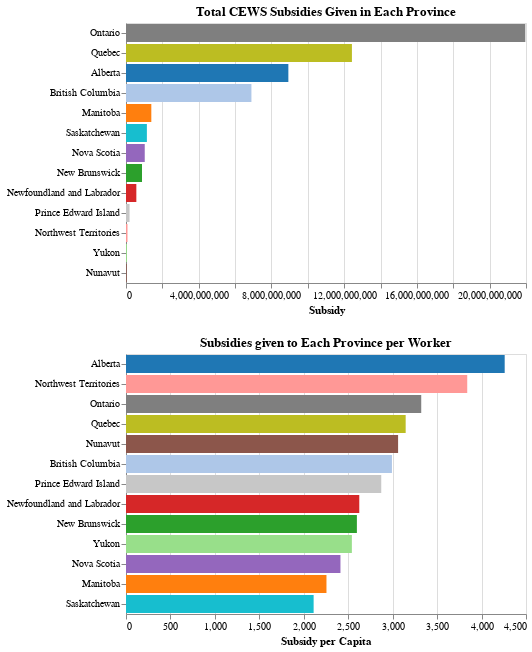

Notebook source saved alongside this figure:
### Code cell
temp = cews.query("GeoAggregation == 'Province'and IndustryAggregation == 'All industries'").\
    groupby(["Region", "Province"]).sum().reset_index()

# Whenever we do this sum aggregation, TotalEmployees is multiplied by 8 (number of claim periods) 
temp["TotalEmployees"] = temp["TotalEmployees"] / 8
temp["Subsidy per Capita"] = temp["Subsidy"] / temp["TotalEmployees"]

fig2 = alt.Chart(temp, title = "Subsidies given to Each Province per Worker").mark_bar().encode(
    color = alt.Color("Province", scale = alt.Scale(domain = list(provColors["Province"]), range = list(provColors["Color"])), legend = None),
    x = alt.X("Subsidy per Capita"),
    y = alt.Y("Region", sort = '-x', title = None)
)
fig1 & fig2

### Figure 1 — Vega-Lite specification as saved in the notebook (floating-point values rounded to 4 significant figures)
{"config": {"view": {"continuousWidth": 400, "continuousHeight": 300}}, "vconcat": [{"data": {"name": "data-89d30f90b99169dd2910012b554cb3e2"}, "mark": "bar", "encoding": {"color": {"type": "nominal", "field": "Region", "legend": null, "scale": {"domain": ["Alberta", "British Columbia", "Manitoba", "New Brunswick", "Newfoundland and Labrador", "Northwest Territories", "Nova Scotia", "Nunavut", "Ontario", "Prince Edward Island", "Quebec", "Saskatchewan", "Yukon"], "range": ["#1f77b4", "#aec7e8", "#ff7f0e", "#2ca02c", "#d62728", "#ff9896", "#9467bd", "#8c564b", "#7f7f7f", "#c7c7c7", "#bcbd22", "#17becf", "#98df8a"]}}, "x": {"type": "quantitative", "field": "Subsidy"}, "y": {"type": "nominal", "field": "Region", "sort": "-x", "title": null}}, "title": "Total CEWS Subsidies Given in Each Province"}, {"data": {"name": "data-a8893ab6e6d531fc38c04d4b1dd9bdbc"}, "mark": "bar", "encoding": {"color": {"type": "nominal", "field": "Province", "legend": null, "scale": {"domain": ["Alberta", "British Columbia", "Manitoba", "New Brunswick", "Newfoundland and Labrador", "Northwest Territories", "Nova Scotia", "Nunavut", "Ontario", "Prince Edward Island", "Quebec", "Saskatchewan", "Yukon"], "range": ["#1f77b4", "#aec7e8", "#ff7f0e", "#2ca02c", "#d62728", "#ff9896", "#9467bd", "#8c564b", "#7f7f7f", "#c7c7c7", "#bcbd22", "#17becf", "#98df8a"]}}, "x": {"type": "quantitative", "field": "Subsidy per Capita"}, "y": {"type": "nominal", "field": "Region", "sort": "-x", "title": null}}, "title": "Subsidies given to Each Province per Worker"}], "$schema": "https://vega.github.io/schema/vega-lite/v4.8.1.json", "datasets": {"data-89d30f90b99169dd2910012b554cb3e2": [{"Region": "Alberta", "BusinessLocations": 298600.0, "Subsidy": 8930000000.0, "SupportedEmployees": 4459000.0, "RehiredEmployees": 27280.0, "ProvinceCode": 384.0, "TotalEmployees": 16770000.0}, {"Region": "British Columbia", "BusinessLocations": 340100.0, "Subsidy": 6898000000.0, "SupportedEmployees": 3853000.0, "RehiredEmployees": 35120.0, "ProvinceCode": 472.0, "TotalEmployees": 18450000.0}, {"Region": "Manitoba", "BusinessLocations": 59060.0, "Subsidy": 1393000000.0, "SupportedEmployees": 829900.0, "RehiredEmployees": 5310.0, "ProvinceCode": 368.0, "TotalEmployees": 4940000.0}, {"Region": "New Brunswick", "BusinessLocations": 44680.0, "Subsidy": 880700000.0, "SupportedEmployees": 513700.0, "RehiredEmployees": 3745.0, "ProvinceCode": 104.0, "TotalEmployees": 2712000.0}, {"Region": "Newfoundland and Labrador", "BusinessLocations": 29780.0, "Subsidy": 568700000.0, "SupportedEmployees": 322500.0, "RehiredEmployees": 2700.0, "ProvinceCode": 80.0, "TotalEmployees": 1734000.0}, {"Region": "Northwest Territories", "BusinessLocations": 2245.0, "Subsidy": 82210000.0, "SupportedEmployees": 34050.0, "RehiredEmployees": 150.0, "ProvinceCode": 488.0, "TotalEmployees": 171300.0}, {"Region": "Nova Scotia", "BusinessLocations": 54420.0, "Subsidy": 1031000000.0, "SupportedEmployees": 620400.0, "RehiredEmployees": 5190.0, "ProvinceCode": 96.0, "TotalEmployees": 3419000.0}, {"Region": "Nunavut", "BusinessLocations": 835.0, "Subsidy": 39240000.0, "SupportedEmployees": 18070.0, "RehiredEmployees": 25.0, "ProvinceCode": 496.0, "TotalEmployees": 102600.0}, {"Region": "Ontario", "BusinessLocations": 850100.0, "Subsidy": 21960000000.0, "SupportedEmployees": 12030000.0, "RehiredEmployees": 86040.0, "ProvinceCode": 280.0, "TotalEmployees": 52900000.0}, {"Region": "Prince Edward Island", "BusinessLocations": 11280.0, "Subsidy": 195600000.0, "SupportedEmployees": 120100.0, "RehiredEmployees": 985.0, "ProvinceCode": 88.0, "TotalEmployees": 545000.0}, {"Region": "Quebec", "BusinessLocations": 504700.0, "Subsidy": 12430000000.0, "SupportedEmployees": 7018000.0, "RehiredEmployees": 52280.0, "ProvinceCode": 192.0, "TotalEmployees": 31590000.0}, {"Region": "Saskatchewan", "BusinessLocations": 60080.0, "Subsidy": 1149000000.0, "SupportedEmployees": 647300.0, "RehiredEmployees": 5605.0, "ProvinceCode": 376.0, "TotalEmployees": 4353000.0}, {"Region": "Yukon", "BusinessLocations": 2730.0, "Subsidy": 50270000.0, "SupportedEmployees": 27080.0, "RehiredEmployees": 245.0, "ProvinceCode": 480.0, "TotalEmployees": 158300.0}], "data-a8893ab6e6d531fc38c04d4b1dd9bdbc": [{"Region": "Alberta", "Province": "Alberta", "BusinessLocations": 298600.0, "Subsidy": 8930000000.0, "SupportedEmployees": 4459000.0, "RehiredEmployees": 27280.0, "ProvinceCode": 384.0, "TotalEmployees": 2096000.0, "Subsidy per Capita": 4260.0}, {"Region": "British Columbia", "Province": "British Columbia", "BusinessLocations": 340100.0, "Subsidy": 6898000000.0, "SupportedEmployees": 3853000.0, "RehiredEmployees": 35120.0, "ProvinceCode": 472.0, "TotalEmployees": 2306000.0, "Subsidy per Capita": 2992.0}, {"Region": "Manitoba", "Province": "Manitoba", "BusinessLocations": 59060.0, "Subsidy": 1393000000.0, "SupportedEmployees": 829900.0, "RehiredEmployees": 5310.0, "ProvinceCode": 368.0, "TotalEmployees": 617500.0, "Subsidy per Capita": 2255.0}, {"Region": "New Brunswick", "Province": "New Brunswick", "BusinessLocations": 44680.0, "Subsidy": 880700000.0, "SupportedEmployees": 513700.0, "RehiredEmployees": 3745.0, "ProvinceCode": 104.0, "TotalEmployees": 339000.0, "Subsidy per Capita": 2597.0}, {"Region": "Newfoundland and Labrador", "Province": "Newfoundland and Labrador", "BusinessLocations": 29780.0, "Subsidy": 568700000.0, "SupportedEmployees": 322500.0, "RehiredEmployees": 2700.0, "ProvinceCode": 80.0, "TotalEmployees": 216700.0, "Subsidy per Capita": 2624.0}, {"Region": "Northwest Territories", "Province": "Northwest Territories", "BusinessLocations": 2245.0, "Subsidy": 82210000.0, "SupportedEmployees": 34050.0, "RehiredEmployees": 150.0, "ProvinceCode": 488.0, "TotalEmployees": 21420.0, "Subsidy per Capita": 3839.0}, {"Region": "Nova Scotia", "Province": "Nova Scotia", "BusinessLocations": 54420.0, "Subsidy": 1031000000.0, "SupportedEmployees": 620400.0, "RehiredEmployees": 5190.0, "ProvinceCode": 96.0, "TotalEmployees": 427300.0, "Subsidy per Capita": 2413.0}, {"Region": "Nunavut", "Province": "Nunavut", "BusinessLocations": 835.0, "Subsidy": 39240000.0, "SupportedEmployees": 18070.0, "RehiredEmployees": 25.0, "ProvinceCode": 496.0, "TotalEmployees": 12820.0, "Subsidy per Capita": 3061.0}, {"Region": "Ontario", "Province": "Ontario", "BusinessLocations": 850100.0, "Subsidy": 21960000000.0, "SupportedEmployees": 12030000.0, "RehiredEmployees": 86040.0, "ProvinceCode": 280.0, "TotalEmployees": 6612000.0, "Subsidy per Capita": 3321.0}, {"Region": "Prince Edward Island", "Province": "Prince Edward Island", "BusinessLocations": 11280.0, "Subsidy": 195600000.0, "SupportedEmployees": 120100.0, "RehiredEmployees": 985.0, "ProvinceCode": 88.0, "TotalEmployees": 68120.0, "Subsidy per Capita": 2872.0}, {"Region": "Quebec", "Province": "Quebec", "BusinessLocations": 504700.0, "Subsidy": 12430000000.0, "SupportedEmployees": 7018000.0, "RehiredEmployees": 52280.0, "ProvinceCode": 192.0, "TotalEmployees": 3949000.0, "Subsidy per Capita": 3146.0}, {"Region": "Saskatchewan", "Province": "Saskatchewan", "BusinessLocations": 60080.0, "Subsidy": 1149000000.0, "SupportedEmployees": 647300.0, "RehiredEmployees": 5605.0, "ProvinceCode": 376.0, "TotalEmployees": 544100.0, "Subsidy per Capita": 2111.0}, {"Region": "Yukon", "Province": "Yukon", "BusinessLocations": 2730.0, "Subsidy": 50270000.0, "SupportedEmployees": 27080.0, "RehiredEmployees": 245.0, "ProvinceCode": 480.0, "TotalEmployees": 19780.0, "Subsidy per Capita": 2541.0}]}}
